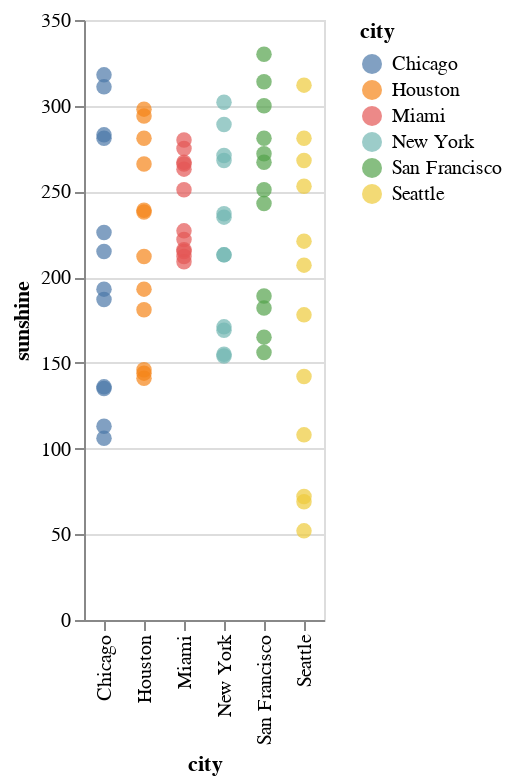

The cell this chart's notebook holds for it:
### Code cell
alt.Chart(source).mark_circle(size=60).encode(
    x='city:N',
    y='sunshine:Q',
    color='city:N'
   
)

### Figure 1 — Vega-Lite specification as saved in the notebook (floating-point values rounded to 4 significant figures)
{"config": {"view": {"continuousWidth": 400, "continuousHeight": 300}}, "data": {"name": "data-162638687fd33f296a3b88b07ba677ef"}, "mark": {"type": "circle", "size": 60}, "encoding": {"color": {"field": "city", "type": "nominal"}, "x": {"field": "city", "type": "nominal"}, "y": {"field": "sunshine", "type": "quantitative"}}, "$schema": "https://vega.github.io/schema/vega-lite/v4.17.0.json", "datasets": {"data-162638687fd33f296a3b88b07ba677ef": [{"city": "Chicago", "lon": -87.62, "lat": 41.88, "month": "Jan", "monthnum": 0, "sunshine": 135}, {"city": "Chicago", "lon": -87.62, "lat": 41.88, "month": "Feb", "monthnum": 1, "sunshine": 136}, {"city": "Chicago", "lon": -87.62, "lat": 41.88, "month": "Mar", "monthnum": 2, "sunshine": 187}, {"city": "Chicago", "lon": -87.62, "lat": 41.88, "month": "Apr", "monthnum": 3, "sunshine": 215}, {"city": "Chicago", "lon": -87.62, "lat": 41.88, "month": "May", "monthnum": 4, "sunshine": 281}, {"city": "Chicago", "lon": -87.62, "lat": 41.88, "month": "Jun", "monthnum": 5, "sunshine": 311}, {"city": "Chicago", "lon": -87.62, "lat": 41.88, "month": "Jul", "monthnum": 6, "sunshine": 318}, {"city": "Chicago", "lon": -87.62, "lat": 41.88, "month": "Aug", "monthnum": 7, "sunshine": 283}, {"city": "Chicago", "lon": -87.62, "lat": 41.88, "month": "Sep", "monthnum": 8, "sunshine": 226}, {"city": "Chicago", "lon": -87.62, "lat": 41.88, "month": "Oct", "monthnum": 9, "sunshine": 193}, {"city": "Chicago", "lon": -87.62, "lat": 41.88, "month": "Nov", "monthnum": 10, "sunshine": 113}, {"city": "Chicago", "lon": -87.62, "lat": 41.88, "month": "Dec", "monthnum": 11, "sunshine": 106}, {"city": "Houston", "lon": -95.36, "lat": 29.75, "month": "Jan", "monthnum": 0, "sunshine": 144}, {"city": "Houston", "lon": -95.36, "lat": 29.75, "month": "Feb", "monthnum": 1, "sunshine": 141}, {"city": "Houston", "lon": -95.36, "lat": 29.75, "month": "Mar", "monthnum": 2, "sunshine": 193}, {"city": "Houston", "lon": -95.36, "lat": 29.75, "month": "Apr", "monthnum": 3, "sunshine": 212}, {"city": "Houston", "lon": -95.36, "lat": 29.75, "month": "May", "monthnum": 4, "sunshine": 266}, {"city": "Houston", "lon": -95.36, "lat": 29.75, "month": "Jun", "monthnum": 5, "sunshine": 298}, {"city": "Houston", "lon": -95.36, "lat": 29.75, "month": "Jul", "monthnum": 6, "sunshine": 294}, {"city": "Houston", "lon": -95.36, "lat": 29.75, "month": "Aug", "monthnum": 7, "sunshine": 281}, {"city": "Houston", "lon": -95.36, "lat": 29.75, "month": "Sep", "monthnum": 8, "sunshine": 238}, {"city": "Houston", "lon": -95.36, "lat": 29.75, "month": "Oct", "monthnum": 9, "sunshine": 239}, {"city": "Houston", "lon": -95.36, "lat": 29.75, "month": "Nov", "monthnum": 10, "sunshine": 181}, {"city": "Houston", "lon": -95.36, "lat": 29.75, "month": "Dec", "monthnum": 11, "sunshine": 146}, {"city": "Miami", "lon": -80.19, "lat": 25.76, "month": "Jan", "monthnum": 0, "sunshine": 222}, {"city": "Miami", "lon": -80.19, "lat": 25.76, "month": "Feb", "monthnum": 1, "sunshine": 227}, {"city": "Miami", "lon": -80.19, "lat": 25.76, "month": "Mar", "monthnum": 2, "sunshine": 266}, {"city": "Miami", "lon": -80.19, "lat": 25.76, "month": "Apr", "monthnum": 3, "sunshine": 275}, {"city": "Miami", "lon": -80.19, "lat": 25.76, "month": "May", "monthnum": 4, "sunshine": 280}, {"city": "Miami", "lon": -80.19, "lat": 25.76, "month": "Jun", "monthnum": 5, "sunshine": 251}, {"city": "Miami", "lon": -80.19, "lat": 25.76, "month": "Jul", "monthnum": 6, "sunshine": 267}, {"city": "Miami", "lon": -80.19, "lat": 25.76, "month": "Aug", "monthnum": 7, "sunshine": 263}, {"city": "Miami", "lon": -80.19, "lat": 25.76, "month": "Sep", "monthnum": 8, "sunshine": 216}, {"city": "Miami", "lon": -80.19, "lat": 25.76, "month": "Oct", "monthnum": 9, "sunshine": 215}, {"city": "Miami", "lon": -80.19, "lat": 25.76, "month": "Nov", "monthnum": 10, "sunshine": 212}, {"city": "Miami", "lon": -80.19, "lat": 25.76, "month": "Dec", "monthnum": 11, "sunshine": 209}, {"city": "New York", "lon": -73.94, "lat": 40.73, "month": "Jan", "monthnum": 0, "sunshine": 154}, {"city": "New York", "lon": -73.94, "lat": 40.73, "month": "Feb", "monthnum": 1, "sunshine": 171}, {"city": "New York", "lon": -73.94, "lat": 40.73, "month": "Mar", "monthnum": 2, "sunshine": 213}, {"city": "New York", "lon": -73.94, "lat": 40.73, "month": "Apr", "monthnum": 3, "sunshine": 237}, {"city": "New York", "lon": -73.94, "lat": 40.73, "month": "May", "monthnum": 4, "sunshine": 268}, {"city": "New York", "lon": -73.94, "lat": 40.73, "month": "Jun", "monthnum": 5, "sunshine": 289}, {"city": "New York", "lon": -73.94, "lat": 40.73, "month": "Jul", "monthnum": 6, "sunshine": 302}, {"city": "New York", "lon": -73.94, "lat": 40.73, "month": "Aug", "monthnum": 7, "sunshine": 271}, {"city": "New York", "lon": -73.94, "lat": 40.73, "month": "Sep", "monthnum": 8, "sunshine": 235}, {"city": "New York", "lon": -73.94, "lat": 40.73, "month": "Oct", "monthnum": 9, "sunshine": 213}, {"city": "New York", "lon": -73.94, "lat": 40.73, "month": "Nov", "monthnum": 10, "sunshine": 169}, {"city": "New York", "lon": -73.94, "lat": 40.73, "month": "Dec", "monthnum": 11, "sunshine": 155}, {"city": "San Francisco", "lon": -122.4, "lat": 37.73, "month": "Jan", "monthnum": 0, "sunshine": 165}, {"city": "San Francisco", "lon": -122.4, "lat": 37.73, "month": "Feb", "monthnum": 1, "sunshine": 182}, {"city": "San Francisco", "lon": -122.4, "lat": 37.73, "month": "Mar", "monthnum": 2, "sunshine": 251}, {"city": "San Francisco", "lon": -122.4, "lat": 37.73, "month": "Apr", "monthnum": 3, "sunshine": 281}, {"city": "San Francisco", "lon": -122.4, "lat": 37.73, "month": "May", "monthnum": 4, "sunshine": 314}, {"city": "San Francisco", "lon": -122.4, "lat": 37.73, "month": "Jun", "monthnum": 5, "sunshine": 330}, {"city": "San Francisco", "lon": -122.4, "lat": 37.73, "month": "Jul", "monthnum": 6, "sunshine": 300}, {"city": "San Francisco", "lon": -122.4, "lat": 37.73, "month": "Aug", "monthnum": 7, "sunshine": 272}, {"city": "San Francisco", "lon": -122.4, "lat": 37.73, "month": "Sep", "monthnum": 8, "sunshine": 267}, {"city": "San Francisco", "lon": -122.4, "lat": 37.73, "month": "Oct", "monthnum": 9, "sunshine": 243}, {"city": "San Francisco", "lon": -122.4, "lat": 37.73, "month": "Nov", "monthnum": 10, "sunshine": 189}, {"city": "San Francisco", "lon": -122.4, "lat": 37.73, "month": "Dec", "monthnum": 11, "sunshine": 156}, {"city": "Seattle", "lon": -122.3, "lat": 47.61, "month": "Jan", "monthnum": 0, "sunshine": 69}, {"city": "Seattle", "lon": -122.3, "lat": 47.61, "month": "Feb", "monthnum": 1, "sunshine": 108}, {"city": "Seattle", "lon": -122.3, "lat": 47.61, "month": "Mar", "monthnum": 2, "sunshine": 178}, {"city": "Seattle", "lon": -122.3, "lat": 47.61, "month": "Apr", "monthnum": 3, "sunshine": 207}, {"city": "Seattle", "lon": -122.3, "lat": 47.61, "month": "May", "monthnum": 4, "sunshine": 253}, {"city": "Seattle", "lon": -122.3, "lat": 47.61, "month": "Jun", "monthnum": 5, "sunshine": 268}, {"city": "Seattle", "lon": -122.3, "lat": 47.61, "month": "Jul", "monthnum": 6, "sunshine": 312}, {"city": "Seattle", "lon": -122.3, "lat": 47.61, "month": "Aug", "monthnum": 7, "sunshine": 281}, {"city": "Seattle", "lon": -122.3, "lat": 47.61, "month": "Sep", "monthnum": 8, "sunshine": 221}, {"city": "Seattle", "lon": -122.3, "lat": 47.61, "month": "Oct", "monthnum": 9, "sunshine": 142}, {"city": "Seattle", "lon": -122.3, "lat": 47.61, "month": "Nov", "monthnum": 10, "sunshine": 72}, {"city": "Seattle", "lon": -122.3, "lat": 47.61, "month": "Dec", "monthnum": 11, "sunshine": 52}]}}
